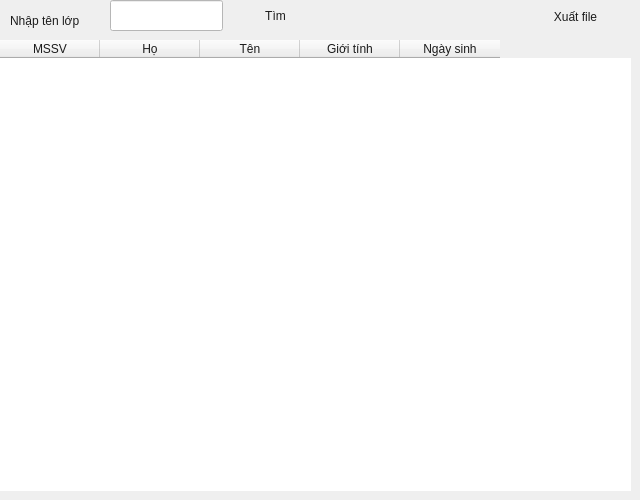
        <widget class="QWidget" name="page_10">
         <widget class="QTableWidget" name="tableStudenInCourse">
          <property name="geometry">
           <rect>
            <x>0</x>
            <y>40</y>
            <width>631</width>
            <height>451</height>
           </rect>
          </property>
          <property name="styleSheet">
           <string notr="true">QTableWidget {
	gridline-color:black;
	color: rgb(22, 23, 23);
	border:none;
}
QHeaderView {
	font: 700 14pt &quot;Arial&quot;;
	color: rgb(27, 27, 27);
	gridline-color:black;
}</string>
          </property>
          <attribute name="verticalHeaderVisible">
           <bool>false</bool>
          </attribute>
          <column>
           <property name="text">
            <string>MSSV</string>
           </property>
          </column>
          <column>
           <property name="text">
            <string>Họ</string>
           </property>
          </column>
          <column>
           <property name="text">
            <string>Tên</string>
           </property>
          </column>
          <column>
           <property name="text">
            <string>Giới tính</string>
           </property>
          </column>
          <column>
           <property name="text">
            <string>Ngày sinh</string>
           </property>
          </column>
         </widget>
         <widget class="QLineEdit" name="className_2">
          <property name="geometry">
           <rect>
            <x>110</x>
            <y>0</y>
            <width>113</width>
            <height>31</height>
           </rect>
          </property>
          <property name="styleSheet">
           <string notr="true">color: rgb(27, 27, 27);
background-color: rgb(255, 255, 255);</string>
          </property>
         </widget>
         <widget class="QLabel" name="label_24">
          <property name="geometry">
           <rect>
            <x>10</x>
            <y>10</y>
            <width>91</width>
            <height>21</height>
           </rect>
          </property>
          <property name="styleSheet">
           <string notr="true">font: 700 14pt &quot;Arial&quot;;
color: rgb(27, 27, 27);</string>
          </property>
          <property name="text">
           <string>Nhập tên lớp</string>
          </property>
         </widget>
         <widget class="QPushButton" name="findStudentInCourse">
          <property name="geometry">
           <rect>
            <x>240</x>
            <y>0</y>
            <width>71</width>
            <height>31</height>
           </rect>
          </property>
          <property name="styleSheet">
           <string notr="true">QPushButton{
	border:none;
	color: rgb(27, 27, 27);
	font: 700 14pt &quot;Arial&quot;;
	border-radius:10px;
}
QPushButton:Hover
{
	border:none;
	color:rgb(255, 255, 255);
	background-color: rgb(0, 89, 255);
	border-radius:5px;
	font: 700 14pt &quot;Arial&quot;;
	border-radius:10px;
}</string>
          </property>
          <property name="text">
           <string>Tìm</string>
          </property>
         </widget>
         <widget class="QPushButton" name="pushButton_2">
          <property name="geometry">
           <rect>
            <x>530</x>
            <y>1</y>
            <width>91</width>
            <height>31</height>
           </rect>
          </property>
          <property name="styleSheet">
           <string notr="true">QPushButton{
	border:none;
	color: rgb(27, 27, 27);
	font: 700 14pt &quot;Arial&quot;;
	border-radius:10px;
}
QPushButton:Hover
{
	border:none;
	color:rgb(255, 255, 255);
	background-color: rgb(0, 89, 255);
	border-radius:5px;
	font: 700 14pt &quot;Arial&quot;;
	border-radius:10px;
}</string>
          </property>
          <property name="text">
           <string>Xuất file</string>
          </property>
         </widget>
        </widget>
